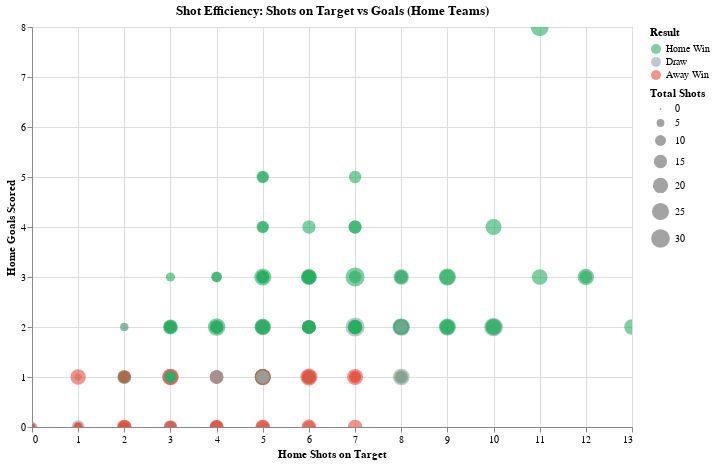

Notebook code for this chart:
### Markdown cell above
### 8.1 Shot Efficiency: Quality Over Quantity?
**Why:** Do teams that shoot more win more, or is accuracy more important?

### Code cell
chart_shots = alt.Chart(df).mark_circle(opacity=0.6).encode(
    x=alt.X('HST:Q', title='Home Shots on Target'),
    y=alt.Y('FTHG:Q', title='Home Goals Scored'),
    color=alt.Color('FTR:N', 
                    scale=alt.Scale(domain=['H', 'D', 'A'],
                                   range=['#27ae60', '#95a5a6', '#e74c3c']),
                    legend=alt.Legend(title='Result',
                                     labelExpr="datum.value == 'H' ? 'Home Win' : datum.value == 'D' ? 'Draw' : 'Away Win'")),
    size=alt.Size('HS:Q', title='Total Shots'),
    tooltip=['HomeTeam:N', 'AwayTeam:N', 'FTHG:Q', 'FTAG:Q', 'HS:Q', 'HST:Q', 'FTR:N']
).properties(
    title='Shot Efficiency: Shots on Target vs Goals (Home Teams)',
    width=600,
    height=400
).interactive()

display(chart_shots)

### Figure 1 — Vega-Lite specification as saved in the notebook (floating-point values rounded to 4 significant figures; data arrays with more than 128 entries replaced by an {"elided": "..."} marker saying what was removed)
{"config": {"view": {"continuousWidth": 300, "continuousHeight": 300}}, "data": {"name": "data-872991ce3fa1d2e2e37e7ff285e7e030"}, "mark": {"type": "circle", "opacity": 0.6}, "encoding": {"color": {"field": "FTR", "legend": {"labelExpr": "datum.value == 'H' ? 'Home Win' : datum.value == 'D' ? 'Draw' : 'Away Win'", "title": "Result"}, "scale": {"domain": ["H", "D", "A"], "range": ["#27ae60", "#95a5a6", "#e74c3c"]}, "type": "nominal"}, "size": {"field": "HS", "title": "Total Shots", "type": "quantitative"}, "tooltip": [{"field": "HomeTeam", "type": "nominal"}, {"field": "AwayTeam", "type": "nominal"}, {"field": "FTHG", "type": "quantitative"}, {"field": "FTAG", "type": "quantitative"}, {"field": "HS", "type": "quantitative"}, {"field": "HST", "type": "quantitative"}, {"field": "FTR", "type": "nominal"}], "x": {"field": "HST", "title": "Home Shots on Target", "type": "quantitative"}, "y": {"field": "FTHG", "title": "Home Goals Scored", "type": "quantitative"}}, "height": 400, "params": [{"name": "param_7", "select": {"type": "interval", "encodings": ["x", "y"]}, "bind": "scales"}], "title": "Shot Efficiency: Shots on Target vs Goals (Home Teams)", "width": 600, "$schema": "https://vega.github.io/schema/vega-lite/v5.8.0.json", "datasets": {"data-872991ce3fa1d2e2e37e7ff285e7e030": {"elided": "208 records"}}}
